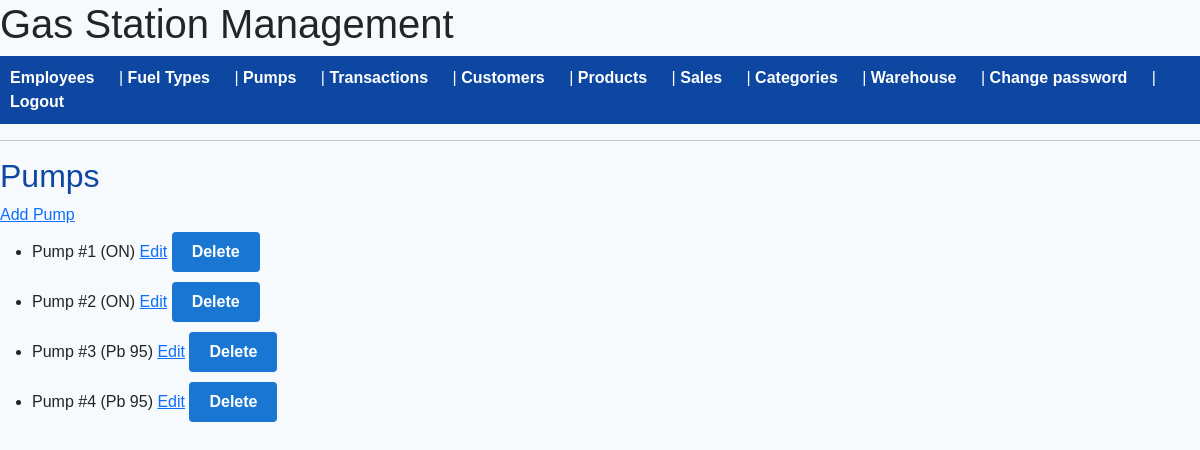
Before: /pumps (signed in) with the older database file.
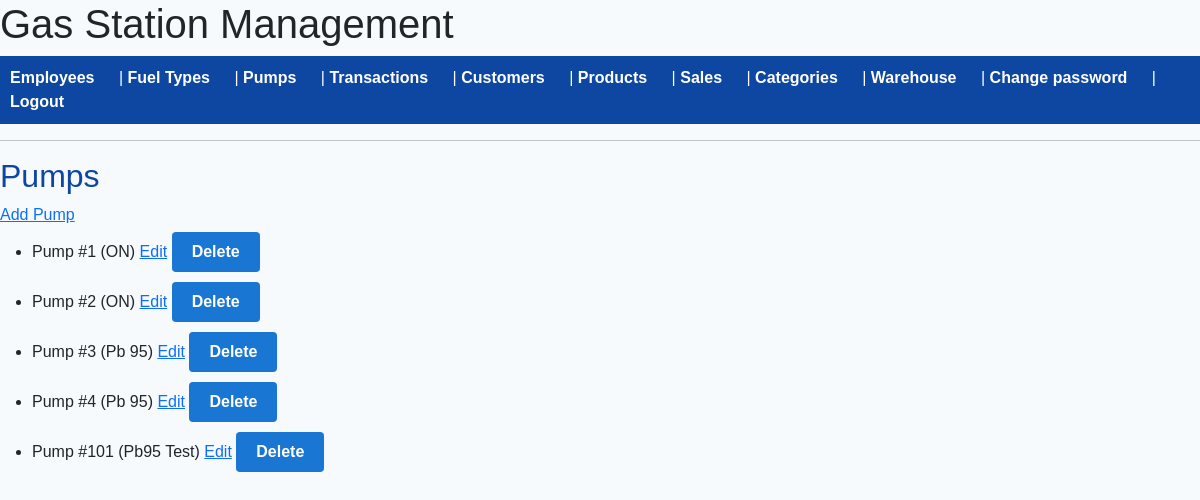
After: the same page with the newer database file.
### models/pump.py (models this page shows, shortened)
class Pump(db.Model):
    __tablename__ = 'pumps'
    id = db.Column(db.Integer, primary_key=True)
    pump_number = db.Column(db.Integer, nullable=False, unique=True)
    fuel_type_id = db.Column(db.Integer, db.ForeignKey('fuel_types.id'), nullable=False)
    fuel_type = relationship('FuelType', backref='pumps')

### models/fuel_type.py (models this page shows, shortened)
class FuelType(db.Model):
    __tablename__ = 'fuel_types'
    id = db.Column(db.Integer, primary_key=True)
    name = db.Column(db.String(50), nullable=False, unique=True)
    product_id = db.Column(db.Integer, db.ForeignKey('products.id'), nullable=False)
    product = relationship('Product', backref='fuel_types')

### app.py (the view)
@app.route('/pumps')
@login_required
def pump_list():
    if current_user.role != 'manager':
        abort(403)
    pumps = Pump.query.all()
    return render_template('pump_list.html', pumps=pumps)

### app.py (called while the page is built)
@login_manager.user_loader
def load_user(user_id):
    return User.query.get(int(user_id))

### templates/pump_list.html (shortened to what this page needs)
{% extends "base.html" %}
{% block content %}
    <h2>Pumps</h2>
    <a href="{{ url_for('add_pump') }}">Add Pump</a>
    <ul>
        {% for pump in pumps %}
            <li>
                Pump #{{ pump.pump_number }} ({{ pump.fuel_type.name }})
                <a href="{{ url_for('edit_pump', pump_id=pump.id) }}">Edit</a>
                <form action="{{ url_for('delete_pump', pump_id=pump.id) }}" method="post" style="display:inline;">
                    <button type="submit" onclick="return confirm('Are you sure?');">Delete</button>
                </form>
            </li>
        {% else %}
            <li>No pumps yet.</li>
        {% endfor %}
    </ul>
{% endblock %}

Changed rows visible on the page:
added Pump: pump_number "101", fuel_type.name "Pb95 Test"
